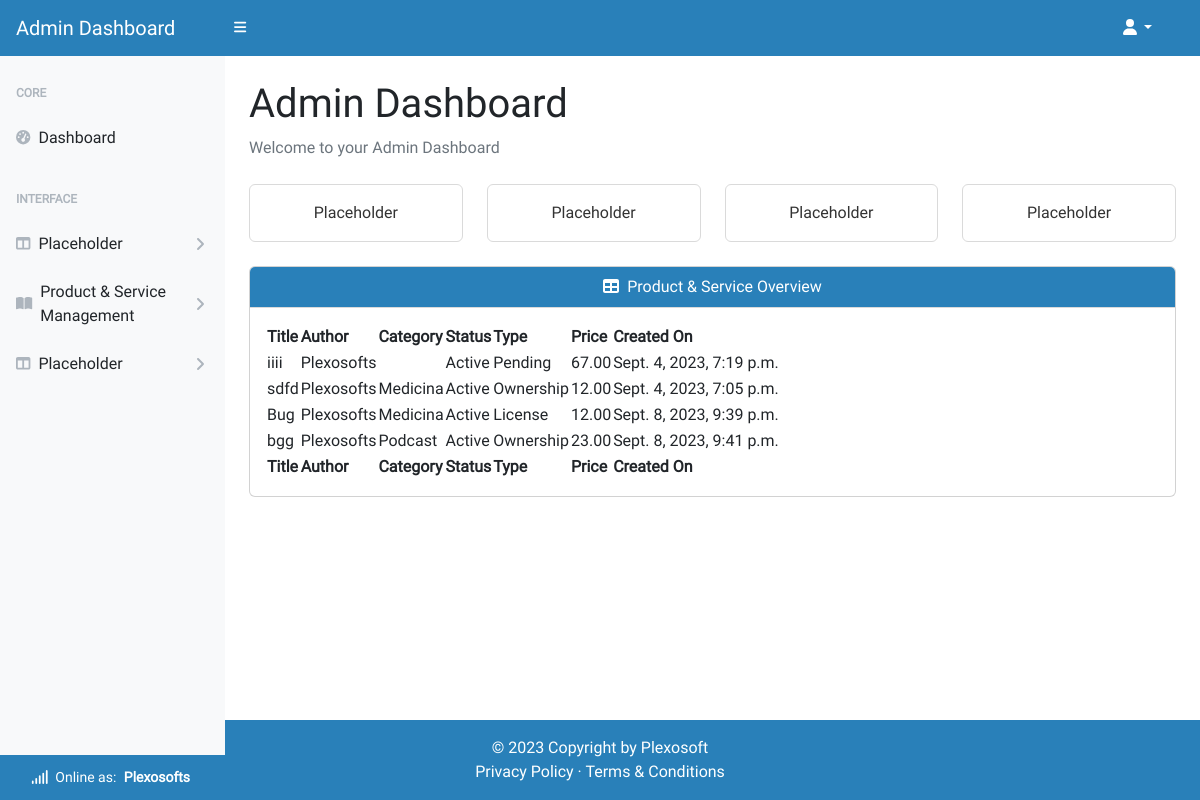
Page /account/admin/ (signed in) on the committed database.
### homepage/models.py (models this page shows)
class UserProfile(AbstractUser):
    email = models.EmailField(
        unique=True)
    role = models.IntegerField(choices=ROLES, default=0)
    type = models.IntegerField(choices=USER_TYPE, default=0)
    status = models.IntegerField(choices=STATUS, default=2)
    user_transactions = models.ManyToManyField(
        'product_service.Product',
        through='product_service.Transaction',
        related_name='user_profiles')
    class Meta:
        ordering = ['username']
    def __str__(self):
        return f'{self.username}'

### product_service/models.py (models this page shows, shortened)
class Product(models.Model):
    title = models.CharField(max_length=64, unique=True)
    sku = models.CharField(max_length=64, unique=True)
    price = models.DecimalField(max_digits=6, decimal_places=2)
    description = models.TextField(max_length=256)
    status = models.IntegerField(choices=STATUS, default=0)
    category = models.ForeignKey(
        Category, on_delete=models.SET_NULL,
        related_name='product_categories', null=True, blank=True)
    excerpt = models.CharField(max_length=128)
    type = models.IntegerField(choices=SCOPE_TYPE, default=1)
    code = models.ManyToManyField(CodeType, related_name="code_type")
    service = models.ManyToManyField(ServiceType, related_name="service_type")
    preview = models.URLField(
        max_length=1024, null=True, blank=True, unique=True)
    docs = models.URLField(
        max_length=1024, null=True, blank=True, unique=True)
    slug = models.SlugField(max_length=200, unique=True, blank=True)
    image = models.ImageField(null=True, blank=True)
    image_url = models.URLField(max_length=1024, null=True, blank=True)
    author = models.ForeignKey(
        'homepage.UserProfile', on_delete=models.SET_NULL,
        related_name='product_authors', null=True)
    created_on = models.DateTimeField(auto_now_add=True)
    likes = models.ManyToManyField(
        'homepage.Like', related_name='product_likes', blank=True)
    comments = models.ManyToManyField(
        'homepage.Comment', related_name='product_comments', blank=True)
    transactions = models.ManyToManyField(
        'homepage.UserProfile', through='Transaction',
        related_name='product_transactions', blank=True)
    download_url = models.ManyToManyField(
        'Download', related_name='product_downloads', blank=True)
    class Meta:
        ordering = ['title']

class Category(models.Model):
    category_name = models.CharField(max_length=64, unique=True)
    alt_name = models.CharField(max_length=64, unique=True)
    class Meta:
        ordering = ['category_name']
        verbose_name_plural = "Categories"

class Service(models.Model):
    title = models.CharField(max_length=64, unique=True)
    sku = models.CharField(max_length=64, unique=True)
    price = models.DecimalField(max_digits=6, decimal_places=2)
    description = models.TextField(max_length=256)
    status = models.IntegerField(choices=STATUS, default=0)
    category = models.ForeignKey(
        Category, on_delete=models.SET_NULL,
        related_name='service_categories', null=True, blank=True)
    excerpt = models.CharField(max_length=128)
    type = models.IntegerField(choices=SCOPE_TYPE, default=1)
    code = models.ManyToManyField(CodeType, related_name="code_type_service")
    service = models.ManyToManyField(
        ServiceType, related_name="on_service_type")
    preview = models.URLField(
        max_length=1024, null=True, blank=True, unique=True)
    docs = models.URLField(
        max_length=1024, null=True, blank=True, unique=True)
    slug = models.SlugField(max_length=200, unique=True, blank=True)
    image = models.ImageField(null=True, blank=True)
    image_url = models.URLField(max_length=1024, null=True, blank=True)
    author = models.ForeignKey(
        'homepage.UserProfile', on_delete=models.SET_NULL,
        related_name='service_authors', null=True)
    created_on = models.DateTimeField(auto_now_add=True)
    likes = models.ManyToManyField(
        'homepage.Like', related_name='service_likes', blank=True)
    comments = models.ManyToManyField(
        'homepage.Comment', related_name='service_comments', blank=True)
    transactions = models.ManyToManyField(
        'homepage.UserProfile', through='Transaction',
        related_name='service_transactions', blank=True)
    download_url = models.ManyToManyField(
        'Download', related_name='service_downloads', blank=True)
    class Meta:
        ordering = ['title']

### admin_dashboard/views.py (the view, shortened to what this page needs)
# urls.py: path('account/admin/', AdminDashboard.as_view(),
class AdminDashboard(AdminRequiredMixin, generic.DetailView):
    model = UserProfile
    template_name = 'admin-dashboard/dashboard.html'
    context_object_name = 'admin_dashboard'
    def get_object(self, queryset=None):
        return get_object_or_404(UserProfile, pk=self.request.user.pk)

### admin_dashboard/views.py (called while the page is built)
    def test_func(self):
        user_profile = self.request.user
        return user_profile and user_profile.role == 1

### homepage/custom_context_processors.py (called while the page is built)
def get_verified_email(request):
    if request.user.is_authenticated:
        try:
            email_object = EmailAddress.objects.get(user=request.user)
            if email_object.verified:
                return {'get_verified_email': email_object}
        except EmailAddress.DoesNotExist:
            pass
    return {'get_verified_email': None}

### admin_dashboard/templates/admin-dashboard/dashboard.html (shortened to what this page needs)
{% extends "admin-dashboard/base.html" %}
{% load i18n %}
{% block content %}
<main class="pb-5 mb-5">
    <div class="container-fluid p-4 pt-0 pb-5">
        <h1 class="mt-4">Admin Dashboard</h1>
        <ol class="breadcrumb mb-4">
            <li class="breadcrumb-item active">Welcome to your Admin Dashboard</li>
        </ol>
        <div class="row">
            <div class="col-xl-3 col-md-6">
                <div class="card bg-white-border text-white mb-4">
                    <div class="card-body">Placeholder</div>
                </div>
            </div>
            <div class="col-xl-3 col-md-6">
                <div class="card bg-white-border text-white mb-4">
                    <div class="card-body">Placeholder</div>
                </div>
            </div>
            <div class="col-xl-3 col-md-6">
                <div class="card bg-white-border text-white mb-4">
                    <div class="card-body">Placeholder</div>
                </div>
            </div>
            <div class="col-xl-3 col-md-6">
                <div class="card bg-white-border text-white mb-4">
                    <div class="card-body">Placeholder</div>
                </div>
            </div>
        </div>
        <div class="card mb-4">
            <div class="card-header text-center">
                <i class="fas fa-table me-1"></i>
                Product & Service Overview
            </div>
            <div class="card-body">
                <table id="datatablesSimple">
                    <thead>
                        <tr>
                            <th>Title</th>
                            <th>Author</th>
                            <th>Category</th>
                            <th>Status</th>
                            <th>Type</th>
                            <th>Price</th>
                            <th>Created On</th>
                        </tr>
                    </thead>
                    <tfoot>
                        <tr>
                            <th>Title</th>
                            <th>Author</th>
                            <th>Category</th>
                            <th>Status</th>
                            <th>Type</th>
                            <th>Price</th>
                            <th>Created On</th>
                        </tr>
                    </tfoot>
                    <tbody>
                        {% for product in admin_dashboard.product_authors.all %}
                        <tr>
                            <td>{{ product.title }}</td>
                            <td>{{ product.author }}</td>
                            <td>{{ product.category.category_name }}</td>
                            <td>{{ product.get_status_display }}</td>
                            <td>{{ product.get_type_display }}</td>
                            <td>{{ product.price }}</td>
                            <td>{{ product.created_on }}</td>
                        </tr>
                        {% endfor %}
                        {% for service in admin_dashboard.service_authors.all %}
                        <tr>
                            <td>{{ service.title }}</td>
                            <td>{{ service.author }}</td>
                            <td>{{ service.category.category_name }}</td>
                            <td>{{ service.get_status_display }}</td>
                            <td>{{ service.get_type_display }}</td>
                            <td>{{ service.price }}</td>
                            <td>{{ service.created_on }}</td>
                        </tr>
                        {% endfor %}
                    </tbody>
                </table>
            </div>
        </div>
    </div>
</main>
{% endblock content %}

### admin_dashboard/templates/admin-dashboard/base.html (shortened to what this page needs)
{% load static %}
{% now "Y-m-d" as current_date %}
{% now "Y" as copyright %}
<!DOCTYPE html>
<html lang="en">
<head>
    <link href="https://cdn.jsdelivr.net/npm/bootstrap@5.2.3/dist/css/bootstrap.min.css" rel="stylesheet">
    <link href="https://cdn.jsdelivr.net/npm/bootstrap-icons@1.5.0/font/bootstrap-icons.css" rel="stylesheet" />
    <link href="https://cdn.jsdelivr.net/npm/simple-datatables@7.1.2/dist/style.min.css" rel="stylesheet" />
    <link href="{% static 'backend/css/styles.css' %}" rel="stylesheet" />
    <link rel="stylesheet" href="{% static 'custom/css/style.css' %}">
    <link rel="stylesheet" href="{% static 'frontend/css/base.css' %}">
</head>
<body class="sb-nav-fixed">
    <nav class="sb-topnav navbar navbar-expand navbar-light bg-light">
        <a class="navbar-brand ps-3" href="{% url 'admin_dashboard' %}">Admin Dashboard</a>
        <button class="btn btn-link btn-sm order-1 order-lg-0 me-4 me-lg-0" id="sidebarToggle" href="#!"><i
                class="fas fa-bars"></i></button>
        <div class="d-md-inline-block form-inline ms-auto me-0 me-md-3 my-2 my-md-0">
            <ul class="navbar-nav ms-auto ms-md-0 me-3 me-lg-4">
                <li class="nav-item dropdown">
                    <a class="nav-link dropdown-toggle" id="navbarDropdown" href="#" role="button"
                        data-bs-toggle="dropdown" aria-expanded="false"><i class="fas fa-user fa-fw"></i></a>
                </li>
            </ul>
        </div>
    </nav>
    <div id="layoutSidenav">
        <div id="layoutSidenav_nav">
            <nav class="sb-sidenav accordion sb-sidenav-light" id="sidenavAccordion">
                <div class="sb-sidenav-menu">
                    <div class="nav">
                        <div class="sb-sidenav-menu-heading">Core</div>
                        <a class="nav-link" href="{% url 'admin_dashboard' %}">
                            <div class="sb-nav-link-icon"><i class="fas fa-tachometer-alt"></i></div>
                            Dashboard
                        </a>
                        <div class="sb-sidenav-menu-heading">Interface</div>
                        <a class="nav-link collapsed" href="#" data-bs-toggle="collapse"
                            data-bs-target="#collapseLayouts" aria-expanded="false" aria-controls="collapseLayouts">
                            <div class="sb-nav-link-icon"><i class="fas fa-columns"></i></div>
                            Placeholder
                            <div class="sb-sidenav-collapse-arrow"><i class="fas fa-angle-down"></i></div>
                        </a>
                        <a class="nav-link collapsed" href="#" data-bs-toggle="collapse" data-bs-target="#collapsePages"
                            aria-expanded="false" aria-controls="collapsePages">
                            <div class="sb-nav-link-icon"><i class="fas fa-book-open"></i></div>
                            Product & Service Management
                            <div class="sb-sidenav-collapse-arrow"><i class="fas fa-angle-down"></i></div>
                        </a>
                        <a class="nav-link collapsed" href="#" data-bs-toggle="collapse" data-bs-target="#collapseRoles"
                            aria-expanded="false" aria-controls="collapseRoles">
                            <div class="sb-nav-link-icon"><i class="fas fa-columns"></i></div>
                            Placeholder
                            <div class="sb-sidenav-collapse-arrow"><i class="fas fa-angle-down"></i></div>
                        </a>
                    </div>
                </div>
                <div class="sb-sidenav-footer text-center">
                    <div class="small"> <i class="fa-solid fa-signal"></i>
                        &nbsp;Online as:
                        <span class="px-1"><strong>{{ request.user.username }}
                            </strong>
                        </span>
                    </div>
                </div>
            </nav>
        </div>
        <div id="layoutSidenav_content">
            {% block content %}
            {% endblock content %}
        </div>
    </div>
    <footer class="text-center text-lg-start bg-light text-muted mt-5 footer-sticky">
        <div class="text-center pt-3 px-4 footer-bg text-white">
            © {{ copyright }} Copyright by
            <a class="text-reset" href="https://github.com/plexoio/py">Plexosoft</a>
        </div>
        <div class="text-center pb-3 px-4 footer-bg m-0 text-white">
            <a class="text-reset" href="" target="_blank">Privacy Policy</a>
            &middot;
            <a class="text-reset" href="" target="_blank">Terms &amp; Conditions</a>
        </div>
    </footer>
</body>
</html>

### static/custom/css/style.css (style rules this page uses)
* { font-family: 'Roboto', Fairplay, sans-serif; }
h1 { font-family: 'Fairplay', Roboto, sans-serif; }
a { text-decoration: none; }
.footer-sticky { position: fixed; bottom: 0; width: 100%; }

### static/frontend/css/base.css (style rules this page uses)
a { text-decoration: none !important; }
.card-header, .card-header-hover { border-radius: 0px; background-color: #2980B9; color: #fff; border-bottom: 1px solid #dadada; }
.bg-white-border { background-color: #fff; border: 1px solid #dadada; color: #333333 !important; text-align: center; transition: 0.3s; }
.footer-bg { background-color: #2980b9; }
.navbar-light { background-color: #2980B9 !important; color: #ffffff !important; }
.navbar-brand, .fa-bars, .fa-user, .dropdown-toggle::after { color: #ffffff !important; transition: 0.3s; }
.nav-link { transition: background-color 0.3s, color 0.3s; color: #ffffff; }
.sb-nav-link-icon, .sb-sidenav-collapse-arrow { transition: color 0.3s; }
.sb-sidenav-light .sb-sidenav-footer { background-color: #2980b9; color: #fff; }

### rows in the picture
UserProfile: user.username "Plexosofts"
Product: title "iiii", author "Plexosofts", status "Active", type "Pending", price "67.00", created_on "Sept. 4, 2023, 7:19 p.m."
Product: title "sdfd", author "Plexosofts", category.category_name "Medicina", status "Active", type "Ownership", price "12.00", created_on "Sept. 4, 2023, 7:05 p.m."
Service: title "Bug", author "Plexosofts", category.category_name "Medicina", status "Active", type "License", price "12.00", created_on "Sept. 8, 2023, 9:39 p.m."
Service: title "bgg", author "Plexosofts", category.category_name "Podcast", status "Active", type "Ownership", price "23.00", created_on "Sept. 8, 2023, 9:41 p.m."

### other values in the picture
{{ copyright }} "2023"
